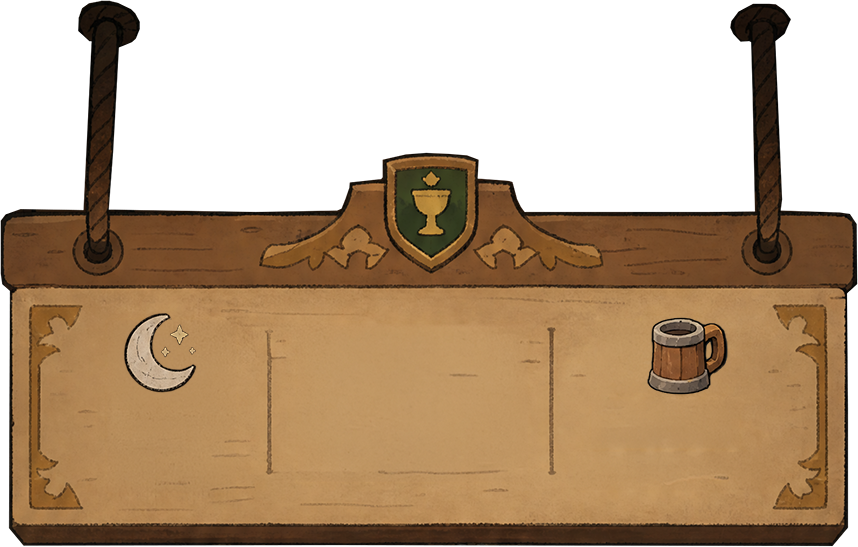
#> input picture Art/Assets/LastOrders/LastOrders_panel.png, 858 x 547 px
$ python _p808_sign_touch.py
#> lines starting #> are read from the running program, lines starting #| are printed output that depends on the picture
# -*- coding: utf-8 -*-
"""P808: Last Orders - lower text more, icons down a touch (Denis).

Derived-panel regeneration from the untouched master with the icon
centre line at y=416 (from 406); labels 57.2%, night number 68.8%,
hearts 69.6% follow. The regeneration recipe is P807's with CY=416.
"""
import io, os
from PIL import Image
ROOT = os.path.dirname(os.path.dirname(os.path.abspath(__file__)))
im = Image.open(os.path.join(ROOT, 'Art/Assets/LastOrders/LastOrders_panel.png')).convert('RGBA')
#> im is the input picture: PIL image 858x547 RGBA; mean R, G, B, A 103.4, 75.3, 46.7, 163.9
CY = 416; SCALE = 1.25
JOBS = [((98, 294, 201, 397), 150), ((598, 296, 783, 400), 680)]
fills = []; icons = []
for (x0, y0, x1, y1), cx in JOBS:
    h = y1 - y0
    fills.append(((x0, y0), im.crop((x0, y1, x1, y1 + h)).copy()))
    icons.append((im.crop((x0, y0, x1, y1)).copy(), cx))
#> after the loop, fills = 2 items; icons = 2 items
for pos, f in fills: im.paste(f, pos)
#> this loop made 2 passes
#> pos on passes 1 to 2: (98, 294), (598, 296)
for icon, cx in icons:
    w2 = int(icon.width * SCALE); h2 = int(icon.height * SCALE)
    big = icon.resize((w2, h2), Image.LANCZOS)
    im.paste(big, (cx - w2 // 2, CY - h2 // 2), big)
#> this loop made 2 passes
#> (cx, w2, h2) on passes 1 to 2: (150, 128, 128), (680, 231, 130)
#> pass 1, `big = icon.resize((w2, h2), Image.LANCZOS)`:
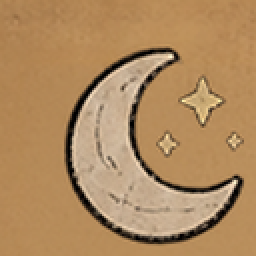
#> big: PIL image 128x128 RGBA (shown 2 times larger); mean R, G, B, A 175.7, 138.3, 95.5, 255
#> pass 2, `big = icon.resize((w2, h2), Image.LANCZOS)`:
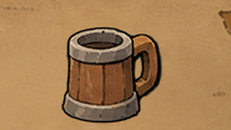
#> big: PIL image 231x130 RGBA; mean R, G, B, A 165.2, 125.8, 82.6, 255
#> after the loop:
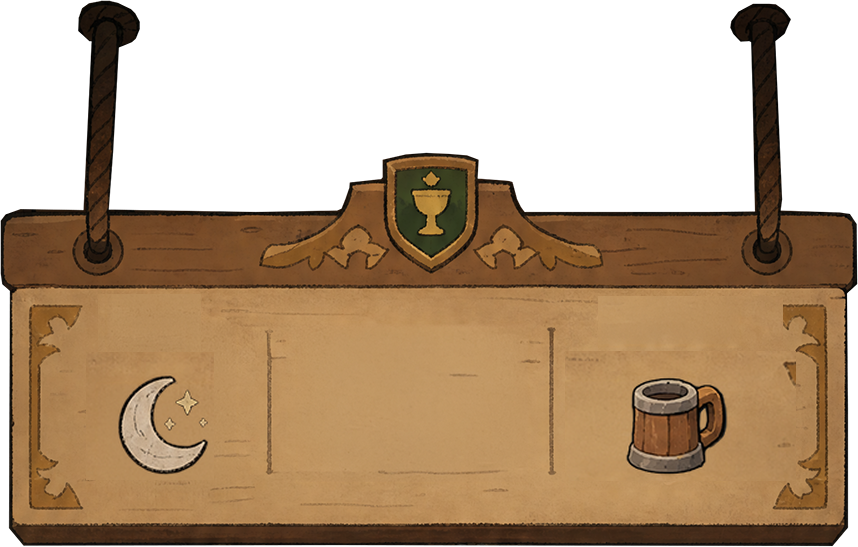
#> im: PIL image 858x547 RGBA; mean R, G, B, A 102.8, 74.9, 46.5, 163.9; transparent parts drawn white
im.save(os.path.join(ROOT, 'Art/Assets/LastOrders/optimized/LastOrders_panel_opt.webp'),
        'WEBP', quality=88, method=6)
print('derived panel regenerated (CY=416)')
